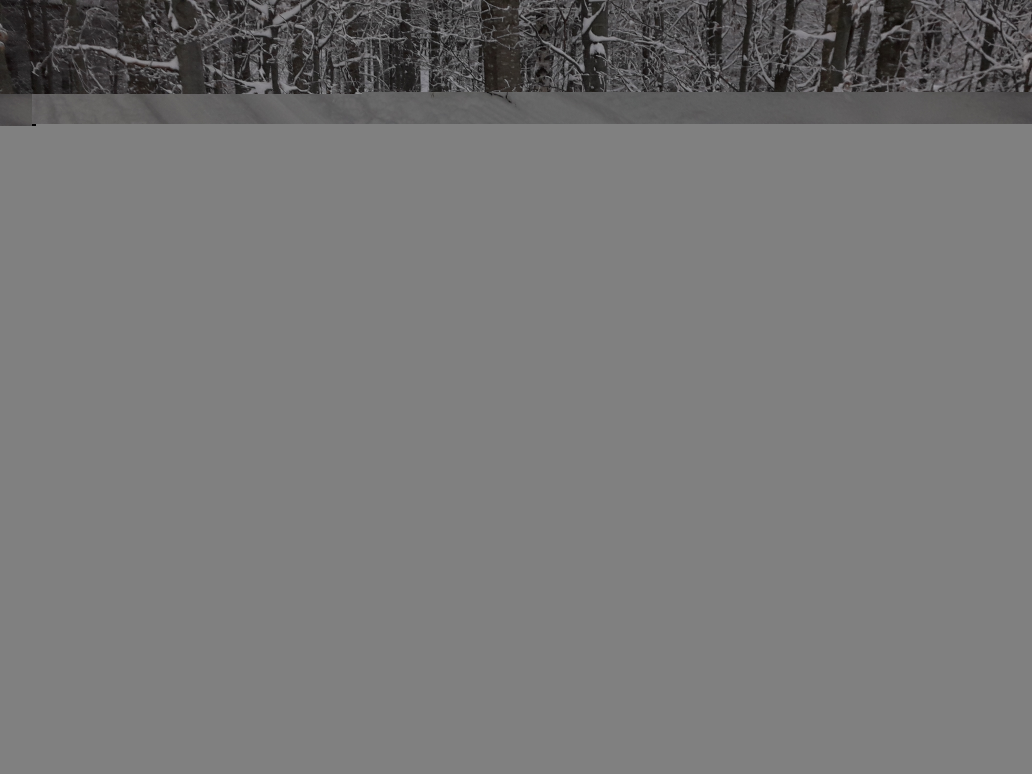
#> input picture Beispielbilder/SAMSUNG SM-J710F (000013908544).jpg, 4128 x 3096 px (shown at 1/4 size); its folder holds only this picture in this run
$ python -i Main.py   (imports and definitions only)
#> lines starting #> are read from the running program, lines starting #| are printed output that depends on the picture; after the words box and inside, x2 and y2 are one past the last pixel; in counts of white or black regions, pixels touching at a corner belong together
#> further down, picture is the input picture: shape (3096, 4128, 3); mean B, G, R 119.2, 119.2, 119.5
import cv2 as cv
import numpy as np
import os
import glob
from os.path import isfile, join

src_img_dir = '../DamagedImage/'
target_dir = '../RepairedImage0/'
progressCounter = 0

def init():
    pass

# Lädt die Bilder aus dem Quellordner und speichert sie in einem Array
# [17 lines left out: function load_all_images, not called in this run]


# Sucht nach Graubereichen im Bild und gibt die Koordinaten des Bildes ohne den Bereich zurück
def find_grey_area(img):
    hsv = cv.cvtColor(img, cv.COLOR_BGR2HSV)
#> hsv: shape (3096, 4128, 3); mean H, S, V 14.3, 2.1, 119.5
    low_grey = np.array([0, 0, 127])
    high_grey = np.array([0, 0, 129])
    mask = cv.inRange(hsv, low_grey, high_grey)
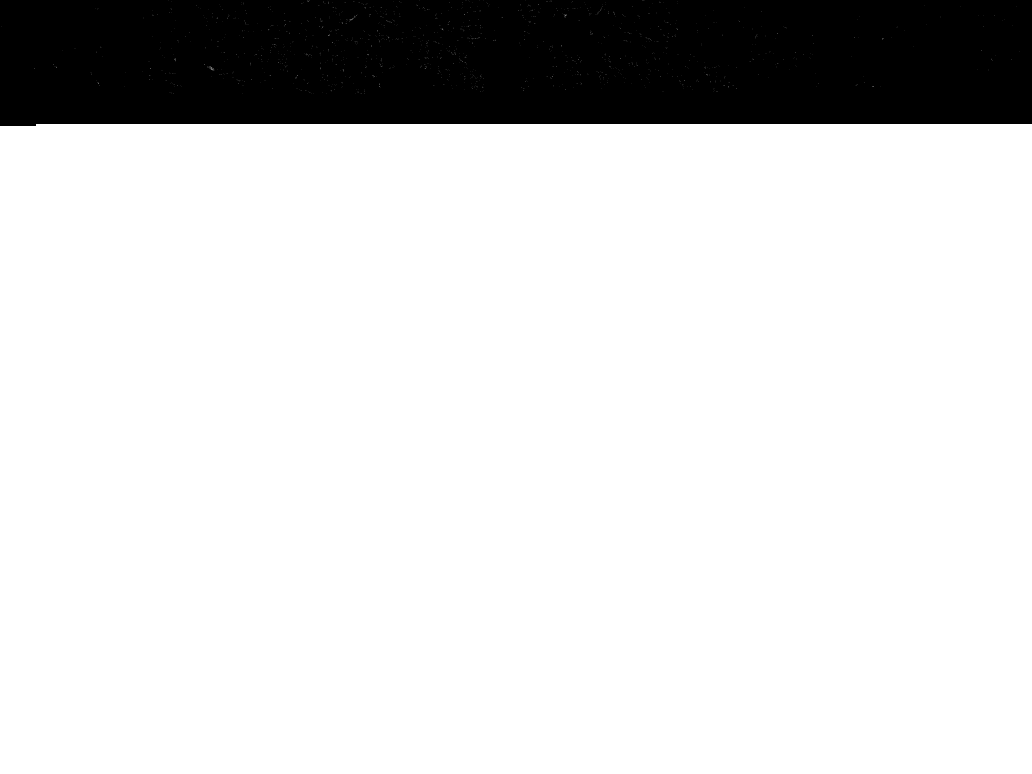
#> mask: shape (3096, 4128) (shown at 1/4 size); 84% white; 1 black region, box (x1, y1, x2, y2) and area: (0, 0, 4128, 504) 2045975
    rgb_mask = cv.cvtColor(mask, cv.COLOR_GRAY2BGR)  # change mask to a 3 channel image
    mask_out = cv.subtract(img, rgb_mask)
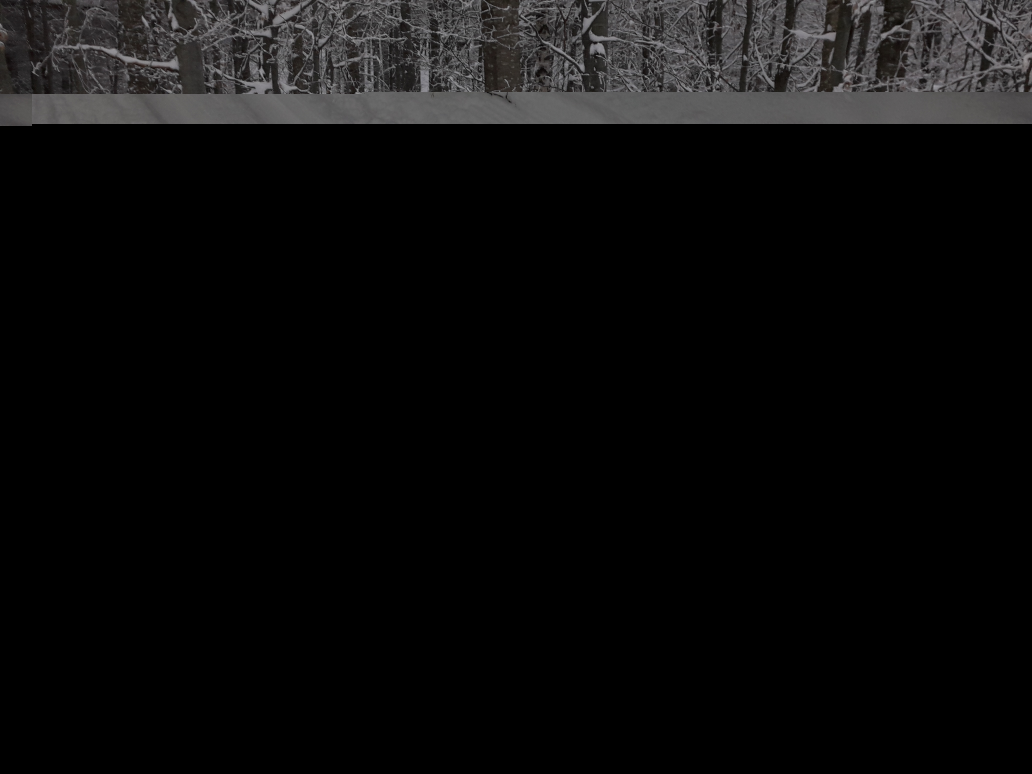
#> mask_out: shape (3096, 4128, 3) (shown at 1/4 size); mean B, G, R 11.7, 11.7, 12

    mask_out_grey = cv.cvtColor(mask_out, cv.COLOR_BGR2GRAY)
    _, thresh = cv.threshold(mask_out_grey, 1, 255, cv.THRESH_BINARY)
#> thresh: shape (3096, 4128); 16% white; 1 white region, box (x1, y1, x2, y2) and area: (0, 0, 4128, 504) 2045231

    x, y, w, h = cv.boundingRect(thresh)
#> x = 0; y = 0; w = 4128; h = 504
    return x, y, w, h


# Sucht nach kantenlosen Bereichen und gibt die Koordinaten des Bildes ohne den Bereich zurück
# [27 lines left out: functions detect_edgeless_area, find_color_stripes, not called in this run]


# Das Bild wird mithilfe der Koordinaten der obigen Methoden zugeschnitten
# Damit der Schnitt auch wirklich den kompletten Bereich entfernt, werden an jeder Seite nochmals 20 Zeilen bzw. Spalten entfernt
def crop_image(x, y, w, h, img):
    crop = img[y + 20:y + h - 20, x + 20:x + w - 20]
    return crop


# Zugeschnittene Bilder werden im Zielordner gespeichert
def save_image(img, file_name):
    if img.size != 0:
        cv.imwrite(os.path.join(target_dir, file_name + '.jpg'), img)


# Bilder, deren korrupter Bereich nicht entdeckt wurde, werden in einem separaten Ordner innerhalb des Zielordners gespeichert
# [38 lines left out: functions save_original_image, main_processing, not called in this run]

>>> import cv2
>>> picture = cv2.imread('Beispielbilder/SAMSUNG SM-J710F (000013908544).jpg')
>>> result = find_grey_area(picture)
#> result = (0, 0, 4128, 504)

$ run again, on Beispielbilder/SAMSUNG SM-J710F (000014629248).jpg
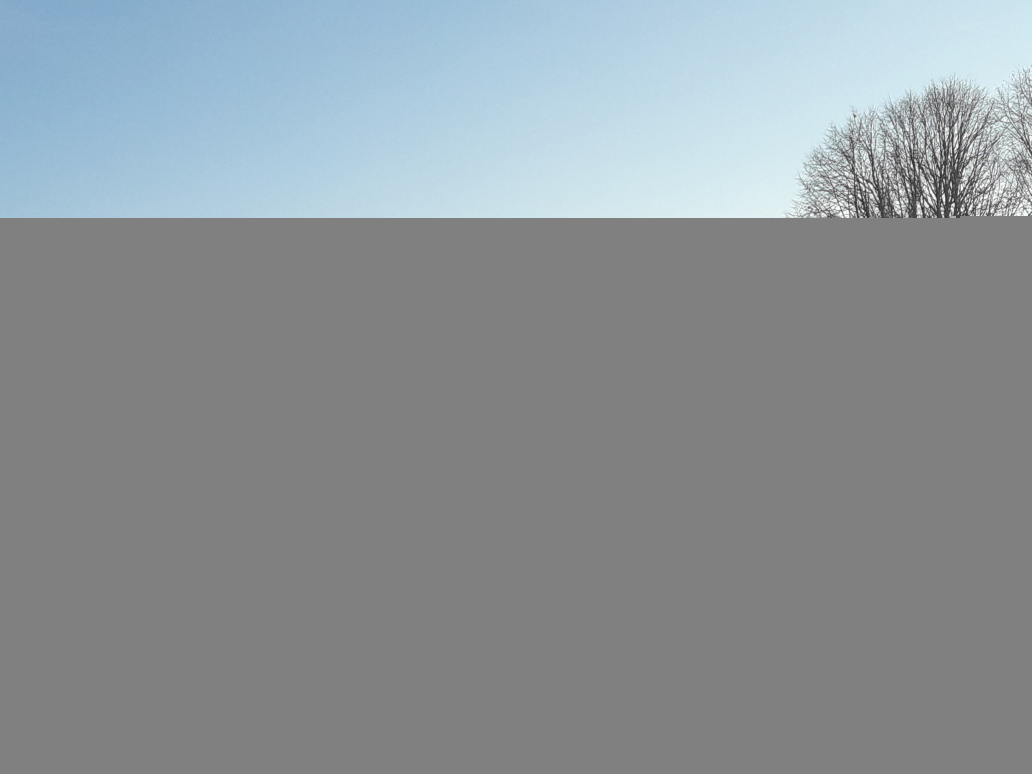
#> input picture Beispielbilder/SAMSUNG SM-J710F (000014629248).jpg, 4128 x 3096 px (shown at 1/4 size)
#> picture is the input picture: shape (3096, 4128, 3); mean B, G, R 153.1, 148.8, 141.4
#> hsv: shape (3096, 4128, 3); mean H, S, V 27.4, 13.5, 153.1
#> in find_grey_area, `mask = cv.inRange(hsv, low_grey, high_grey)`:
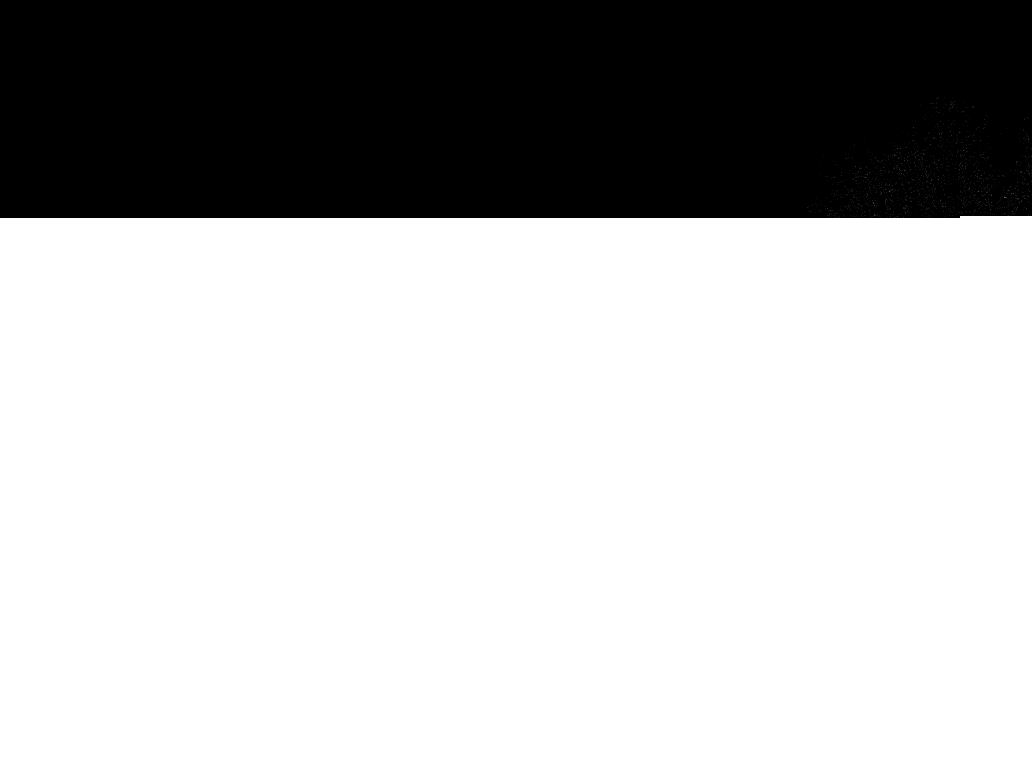
#> mask: shape (3096, 4128) (shown at 1/4 size); 71.9% white; 1 black region, box (x1, y1, x2, y2) and area: (0, 0, 4128, 872) 3595011
#> in find_grey_area, `mask_out_grey = cv.cvtColor(mask_out, cv.COLOR_BGR2GRAY)`:
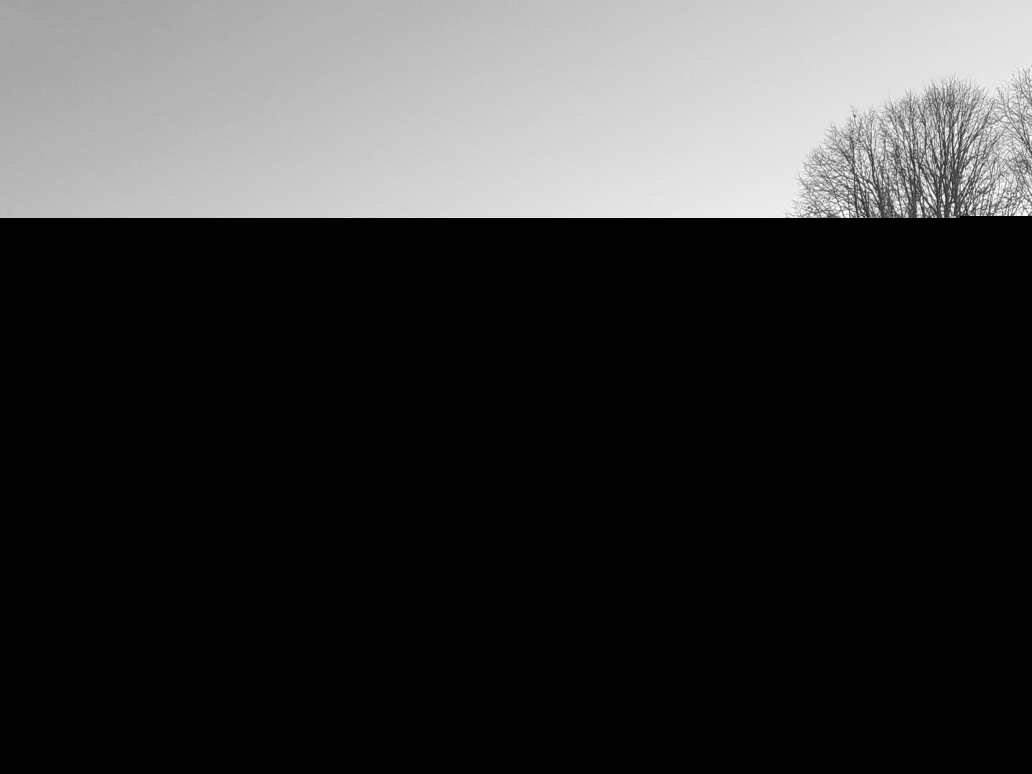
#> mask_out_grey: shape (3096, 4128) (shown at 1/4 size); min 0, max 255, mean 55.1
#> x = 0; w = 4128; h = 872
#> result = (0, 0, 4128, 872)
